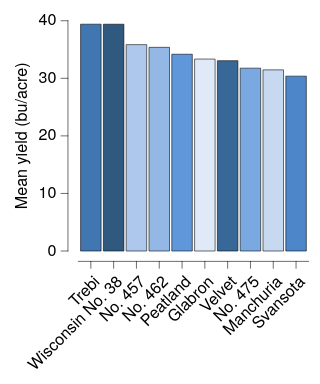

Vega-Lite specification stored for this chart:
### Vega-Lite specification from a JSON file in a GitHub repository (floating-point values rounded to 4 significant figures)
{"background": null, "config": {"arc": {"fill": "#DBDBDB", "fillOpacity": 1.0, "innerRadius": 25.0, "padAngle": 0.03, "stroke": "black", "strokeOpacity": 1, "strokeWidth": 0.25}, "area": {"fill": "#DBDBDB", "fillOpacity": 1.0, "stroke": "black", "strokeOpacity": 1, "strokeWidth": 0.25}, "axis": {"domain": true, "domainCap": "round", "domainColor": "black", "domainWidth": 0.25, "grid": false, "gridCap": "round", "gridColor": "#F1F1F1", "gridDash": [0, 0], "gridOpacity": 1.0, "gridWidth": 0.25, "labelColor": "black", "labelFont": "Helvetica Neue", "labelFontSize": 7, "labelFontStyle": "normal", "labelFontWeight": 400, "offset": 4.5, "ticks": true, "tickCap": "round", "tickColor": "black", "tickRound": false, "tickSize": 3, "tickWidth": 0.25, "titleColor": "black", "titleFont": "Helvetica Neue", "titleFontSize": 7, "titleFontStyle": "normal", "titleFontWeight": 400}, "axisX": {"domain": true, "labelAlign": "right", "labelAngle": 315, "labels": true, "ticks": true, "translate": 0}, "axisY": {"domain": true, "labelAlign": "right", "labelAngle": 0, "labels": true, "ticks": true, "translate": 0}, "axisRight": {"domain": true, "labelAlign": "left", "labelAngle": 0, "labels": true, "ticks": true, "translate": 0}, "axisTop": {"domain": true, "labelAlign": "left", "labelAngle": 45, "labels": true, "ticks": true, "translate": 0}, "axisBand": {"tickOffset": 0}, "bar": {"fill": "#DBDBDB", "fillOpacity": 1.0, "stroke": "black", "strokeOpacity": 1, "strokeWidth": 0.25}, "boxplot": {"size": 9.0, "ticks": {"cornerRadius": 0.25, "fill": "black", "size": 4.5, "thickness": 0.25}, "box": {"fillOpacity": 1.0, "stroke": "black", "strokeOpacity": 1, "strokeWidth": 0.25}, "median": {"fill": "black", "fillOpacity": 1.0, "size": 9.0, "thickness": 0.25}, "rule": {"fill": "black", "fillOpacity": 1.0, "size": 10.0, "stroke": "black", "strokeDash": [0, 0], "strokeOpacity": 1, "strokeWidth": 0.25}, "outliers": {"color": "black", "fill": "black", "fillOpacity": 1.0, "size": 0, "stroke": "black", "strokeOpacity": 1, "strokeWidth": 0.25}}, "circle": {"fill": "black", "fillOpacity": 1.0, "size": 0.5, "stroke": null, "strokeOpacity": 1, "strokeWidth": 0.25}, "errorband": {"band": {"fillOpacity": 0.6, "stroke": null, "strokeWidth": 0.25, "strokeOpacity": 1}, "borders": {"opacity": 0, "strokeOpacity": 0.25, "strokeWidth": 1}}, "errorbar": {"opacity": 1, "rule": {"strokeDash": [0, 0], "strokeWidth": 0.25}, "ticks": {"color": "black", "cornerRadius": 0.125, "opacity": 1, "size": 6.0, "thickness": 0.25}, "thickness": 0.25}, "font": "Helvetica Neue", "geoshape": {"fill": "#DBDBDB", "fillOpacity": 1.0, "stroke": "black", "strokeOpacity": 1, "strokeWidth": 0.25}, "header": {"labelColor": "black", "labelFont": "Helvetica Neue", "labelFontSize": 7, "labelFontStyle": "normal", "labelFontWeight": 400, "titleColor": "black", "titleFont": "Helvetica Neue", "titleFontSize": 7, "titleFontStyle": "normal", "titleFontWeight": 400, "titlePadding": 0}, "legend": {"disable": false, "offset": 4.5, "gradientLength": 50.0, "gradientThickness": 5.0, "gradientOpacity": 1.0, "gradientStrokeColor": "black", "gradientStrokeWidth": 0.25, "labelColor": "black", "labelFont": "Helvetica Neue", "labelFontSize": 7, "labelFontStyle": "normal", "labelFontWeight": 400, "strokeColor": "black", "strokeWidth": 0, "symbolSize": 42, "symbolStrokeColor": "black", "symbolStrokeWidth": 0.25, "titleColor": "black", "titleFont": "Helvetica Neue", "titleFontSize": 7, "titleFontStyle": "normal", "titleFontWeight": 400}, "line": {"color": "black", "stroke": "black", "strokeCap": "round", "strokeDash": [0, 0], "strokeOpacity": 1, "strokeWidth": 0.375}, "point": {"filled": true, "fill": "#DBDBDB", "fillOpacity": 1.0, "size": 5.0, "stroke": "black", "strokeOpacity": 1, "strokeWidth": 0.25}, "range": {"category": ["#DFE9F7", "#C6D9F1", "#ADC8EC", "#94B8E6", "#7AA8E0", "#6097DA", "#4D87CA", "#4177B1", "#386898", "#2F597F", "#264A69", "#1D3A58"], "diverging": {"scheme": ["#DFE9F7", "#C6D9F1", "#ADC8EC", "#94B8E6", "#7AA8E0", "#6097DA", "#4D87CA", "#4177B1", "#386898", "#2F597F", "#264A69", "#1D3A58"]}, "heatmap": {"scheme": ["#DFE9F7", "#C6D9F1", "#ADC8EC", "#94B8E6", "#7AA8E0", "#6097DA", "#4D87CA", "#4177B1", "#386898", "#2F597F", "#264A69", "#1D3A58"]}, "ordinal": {"scheme": ["#DFE9F7", "#C6D9F1", "#ADC8EC", "#94B8E6", "#7AA8E0", "#6097DA", "#4D87CA", "#4177B1", "#386898", "#2F597F", "#264A69", "#1D3A58"]}, "ramp": {"scheme": ["#DFE9F7", "#C6D9F1", "#ADC8EC", "#94B8E6", "#7AA8E0", "#6097DA", "#4D87CA", "#4177B1", "#386898", "#2F597F", "#264A69", "#1D3A58"]}}, "rule": {"color": "black", "stroke": "black", "strokeCap": "round", "strokeDash": [2, 2], "strokeOpacity": 1, "strokeWidth": 0.25}, "scale": {"bandPaddingInner": 0.1, "bandPaddingOuter": 0.1, "round": false}, "rect": {"fill": "#DBDBDB", "fillOpacity": 1.0, "stroke": "black", "strokeOpacity": 1, "strokeWidth": 0.25}, "square": {"fill": "#DBDBDB", "fillOpacity": 1.0, "size": 10.0, "stroke": "black", "strokeOpacity": 1, "strokeWidth": 0.25}, "text": {"color": "black", "font": "Helvetica Neue", "fontSize": 7, "fontStyle": "normal", "fontWeight": 400}, "title": {"anchor": "middle", "frame": "group", "color": "black", "font": "Helvetica Neue", "fontSize": 7, "fontStyle": "normal", "fontWeight": 400, "subtitleColor": "black", "subtitleFont": "Helvetica Neue", "subtitleFontSize": "Helvetica Neue", "subtitleFontStyle": "normal", "subtitleFontWeight": 400}, "view": {"continuousWidth": 100, "continuousHeight": 100, "discreteWidth": 100, "discreteHeight": 100, "fill": null, "stroke": null, "strokeWidth": 0.25}}, "data": {"name": "data-9cc0564cb5591205eeeca8d2429dd11b"}, "mark": {"type": "bar"}, "encoding": {"color": {"field": "variety", "legend": null, "type": "nominal"}, "x": {"field": "variety", "sort": "-y", "title": null, "type": "nominal"}, "y": {"aggregate": "mean", "field": "yield", "title": "Mean yield (bu/acre)", "type": "quantitative"}}, "$schema": "https://vega.github.io/schema/vega-lite/v6.4.1.json", "datasets": {"data-9cc0564cb5591205eeeca8d2429dd11b": [{"yield": 27.0, "variety": "Manchuria", "year": 1931, "site": "University Farm"}, {"yield": 48.87, "variety": "Manchuria", "year": 1931, "site": "Waseca"}, {"yield": 27.43, "variety": "Manchuria", "year": 1931, "site": "Morris"}, {"yield": 39.93, "variety": "Manchuria", "year": 1931, "site": "Crookston"}, {"yield": 32.97, "variety": "Manchuria", "year": 1931, "site": "Grand Rapids"}, {"yield": 28.97, "variety": "Manchuria", "year": 1931, "site": "Duluth"}, {"yield": 43.07, "variety": "Glabron", "year": 1931, "site": "University Farm"}, {"yield": 55.2, "variety": "Glabron", "year": 1931, "site": "Waseca"}, {"yield": 28.77, "variety": "Glabron", "year": 1931, "site": "Morris"}, {"yield": 38.13, "variety": "Glabron", "year": 1931, "site": "Crookston"}, {"yield": 29.13, "variety": "Glabron", "year": 1931, "site": "Grand Rapids"}, {"yield": 29.67, "variety": "Glabron", "year": 1931, "site": "Duluth"}, {"yield": 35.13, "variety": "Svansota", "year": 1931, "site": "University Farm"}, {"yield": 47.33, "variety": "Svansota", "year": 1931, "site": "Waseca"}, {"yield": 25.77, "variety": "Svansota", "year": 1931, "site": "Morris"}, {"yield": 40.47, "variety": "Svansota", "year": 1931, "site": "Crookston"}, {"yield": 29.67, "variety": "Svansota", "year": 1931, "site": "Grand Rapids"}, {"yield": 25.7, "variety": "Svansota", "year": 1931, "site": "Duluth"}, {"yield": 39.9, "variety": "Velvet", "year": 1931, "site": "University Farm"}, {"yield": 50.23, "variety": "Velvet", "year": 1931, "site": "Waseca"}, {"yield": 26.13, "variety": "Velvet", "year": 1931, "site": "Morris"}, {"yield": 41.33, "variety": "Velvet", "year": 1931, "site": "Crookston"}, {"yield": 23.03, "variety": "Velvet", "year": 1931, "site": "Grand Rapids"}, {"yield": 26.3, "variety": "Velvet", "year": 1931, "site": "Duluth"}, {"yield": 36.57, "variety": "Trebi", "year": 1931, "site": "University Farm"}, {"yield": 63.83, "variety": "Trebi", "year": 1931, "site": "Waseca"}, {"yield": 43.77, "variety": "Trebi", "year": 1931, "site": "Morris"}, {"yield": 46.93, "variety": "Trebi", "year": 1931, "site": "Crookston"}, {"yield": 29.77, "variety": "Trebi", "year": 1931, "site": "Grand Rapids"}, {"yield": 33.93, "variety": "Trebi", "year": 1931, "site": "Duluth"}, {"yield": 43.27, "variety": "No. 457", "year": 1931, "site": "University Farm"}, {"yield": 58.1, "variety": "No. 457", "year": 1931, "site": "Waseca"}, {"yield": 28.7, "variety": "No. 457", "year": 1931, "site": "Morris"}, {"yield": 45.67, "variety": "No. 457", "year": 1931, "site": "Crookston"}, {"yield": 32.17, "variety": "No. 457", "year": 1931, "site": "Grand Rapids"}, {"yield": 33.6, "variety": "No. 457", "year": 1931, "site": "Duluth"}, {"yield": 36.6, "variety": "No. 462", "year": 1931, "site": "University Farm"}, {"yield": 65.77, "variety": "No. 462", "year": 1931, "site": "Waseca"}, {"yield": 30.37, "variety": "No. 462", "year": 1931, "site": "Morris"}, {"yield": 48.57, "variety": "No. 462", "year": 1931, "site": "Crookston"}, {"yield": 24.93, "variety": "No. 462", "year": 1931, "site": "Grand Rapids"}, {"yield": 28.1, "variety": "No. 462", "year": 1931, "site": "Duluth"}, {"yield": 32.77, "variety": "Peatland", "year": 1931, "site": "University Farm"}, {"yield": 48.57, "variety": "Peatland", "year": 1931, "site": "Waseca"}, {"yield": 29.87, "variety": "Peatland", "year": 1931, "site": "Morris"}, {"yield": 41.6, "variety": "Peatland", "year": 1931, "site": "Crookston"}, {"yield": 34.7, "variety": "Peatland", "year": 1931, "site": "Grand Rapids"}, {"yield": 32.0, "variety": "Peatland", "year": 1931, "site": "Duluth"}, {"yield": 24.67, "variety": "No. 475", "year": 1931, "site": "University Farm"}, {"yield": 46.77, "variety": "No. 475", "year": 1931, "site": "Waseca"}, {"yield": 22.6, "variety": "No. 475", "year": 1931, "site": "Morris"}, {"yield": 44.1, "variety": "No. 475", "year": 1931, "site": "Crookston"}, {"yield": 19.7, "variety": "No. 475", "year": 1931, "site": "Grand Rapids"}, {"yield": 33.07, "variety": "No. 475", "year": 1931, "site": "Duluth"}, {"yield": 39.3, "variety": "Wisconsin No. 38", "year": 1931, "site": "University Farm"}, {"yield": 58.8, "variety": "Wisconsin No. 38", "year": 1931, "site": "Waseca"}, {"yield": 29.47, "variety": "Wisconsin No. 38", "year": 1931, "site": "Morris"}, {"yield": 49.87, "variety": "Wisconsin No. 38", "year": 1931, "site": "Crookston"}, {"yield": 34.47, "variety": "Wisconsin No. 38", "year": 1931, "site": "Grand Rapids"}, {"yield": 31.6, "variety": "Wisconsin No. 38", "year": 1931, "site": "Duluth"}, {"yield": 26.9, "variety": "Manchuria", "year": 1932, "site": "University Farm"}, {"yield": 33.47, "variety": "Manchuria", "year": 1932, "site": "Waseca"}, {"yield": 34.37, "variety": "Manchuria", "year": 1932, "site": "Morris"}, {"yield": 32.97, "variety": "Manchuria", "year": 1932, "site": "Crookston"}, {"yield": 22.13, "variety": "Manchuria", "year": 1932, "site": "Grand Rapids"}, {"yield": 22.57, "variety": "Manchuria", "year": 1932, "site": "Duluth"}, {"yield": 36.8, "variety": "Glabron", "year": 1932, "site": "University Farm"}, {"yield": 37.73, "variety": "Glabron", "year": 1932, "site": "Waseca"}, {"yield": 35.13, "variety": "Glabron", "year": 1932, "site": "Morris"}, {"yield": 26.17, "variety": "Glabron", "year": 1932, "site": "Crookston"}, {"yield": 14.43, "variety": "Glabron", "year": 1932, "site": "Grand Rapids"}, {"yield": 25.87, "variety": "Glabron", "year": 1932, "site": "Duluth"}, {"yield": 27.43, "variety": "Svansota", "year": 1932, "site": "University Farm"}, {"yield": 38.5, "variety": "Svansota", "year": 1932, "site": "Waseca"}, {"yield": 35.03, "variety": "Svansota", "year": 1932, "site": "Morris"}, {"yield": 20.63, "variety": "Svansota", "year": 1932, "site": "Crookston"}, {"yield": 16.63, "variety": "Svansota", "year": 1932, "site": "Grand Rapids"}, {"yield": 22.23, "variety": "Svansota", "year": 1932, "site": "Duluth"}, {"yield": 26.8, "variety": "Velvet", "year": 1932, "site": "University Farm"}, {"yield": 37.4, "variety": "Velvet", "year": 1932, "site": "Waseca"}, {"yield": 38.83, "variety": "Velvet", "year": 1932, "site": "Morris"}, {"yield": 32.07, "variety": "Velvet", "year": 1932, "site": "Crookston"}, {"yield": 32.23, "variety": "Velvet", "year": 1932, "site": "Grand Rapids"}, {"yield": 22.47, "variety": "Velvet", "year": 1932, "site": "Duluth"}, {"yield": 29.07, "variety": "Trebi", "year": 1932, "site": "University Farm"}, {"yield": 49.23, "variety": "Trebi", "year": 1932, "site": "Waseca"}, {"yield": 46.63, "variety": "Trebi", "year": 1932, "site": "Morris"}, {"yield": 41.83, "variety": "Trebi", "year": 1932, "site": "Crookston"}, {"yield": 20.63, "variety": "Trebi", "year": 1932, "site": "Grand Rapids"}, {"yield": 30.6, "variety": "Trebi", "year": 1932, "site": "Duluth"}, {"yield": 26.43, "variety": "No. 457", "year": 1932, "site": "University Farm"}, {"yield": 42.2, "variety": "No. 457", "year": 1932, "site": "Waseca"}, {"yield": 43.53, "variety": "No. 457", "year": 1932, "site": "Morris"}, {"yield": 34.33, "variety": "No. 457", "year": 1932, "site": "Crookston"}, {"yield": 19.47, "variety": "No. 457", "year": 1932, "site": "Grand Rapids"}, {"yield": 22.7, "variety": "No. 457", "year": 1932, "site": "Duluth"}, {"yield": 25.57, "variety": "No. 462", "year": 1932, "site": "University Farm"}, {"yield": 44.7, "variety": "No. 462", "year": 1932, "site": "Waseca"}, {"yield": 47.0, "variety": "No. 462", "year": 1932, "site": "Morris"}, {"yield": 30.53, "variety": "No. 462", "year": 1932, "site": "Crookston"}, {"yield": 19.9, "variety": "No. 462", "year": 1932, "site": "Grand Rapids"}, {"yield": 22.5, "variety": "No. 462", "year": 1932, "site": "Duluth"}, {"yield": 28.07, "variety": "Peatland", "year": 1932, "site": "University Farm"}, {"yield": 36.03, "variety": "Peatland", "year": 1932, "site": "Waseca"}, {"yield": 43.2, "variety": "Peatland", "year": 1932, "site": "Morris"}, {"yield": 25.23, "variety": "Peatland", "year": 1932, "site": "Crookston"}, {"yield": 26.77, "variety": "Peatland", "year": 1932, "site": "Grand Rapids"}, {"yield": 31.37, "variety": "Peatland", "year": 1932, "site": "Duluth"}, {"yield": 30.0, "variety": "No. 475", "year": 1932, "site": "University Farm"}, {"yield": 41.27, "variety": "No. 475", "year": 1932, "site": "Waseca"}, {"yield": 44.23, "variety": "No. 475", "year": 1932, "site": "Morris"}, {"yield": 32.13, "variety": "No. 475", "year": 1932, "site": "Crookston"}, {"yield": 15.23, "variety": "No. 475", "year": 1932, "site": "Grand Rapids"}, {"yield": 27.37, "variety": "No. 475", "year": 1932, "site": "Duluth"}, {"yield": 38.0, "variety": "Wisconsin No. 38", "year": 1932, "site": "University Farm"}, {"yield": 58.17, "variety": "Wisconsin No. 38", "year": 1932, "site": "Waseca"}, {"yield": 47.17, "variety": "Wisconsin No. 38", "year": 1932, "site": "Morris"}, {"yield": 35.9, "variety": "Wisconsin No. 38", "year": 1932, "site": "Crookston"}, {"yield": 20.67, "variety": "Wisconsin No. 38", "year": 1932, "site": "Grand Rapids"}, {"yield": 29.33, "variety": "Wisconsin No. 38", "year": 1932, "site": "Duluth"}]}}
